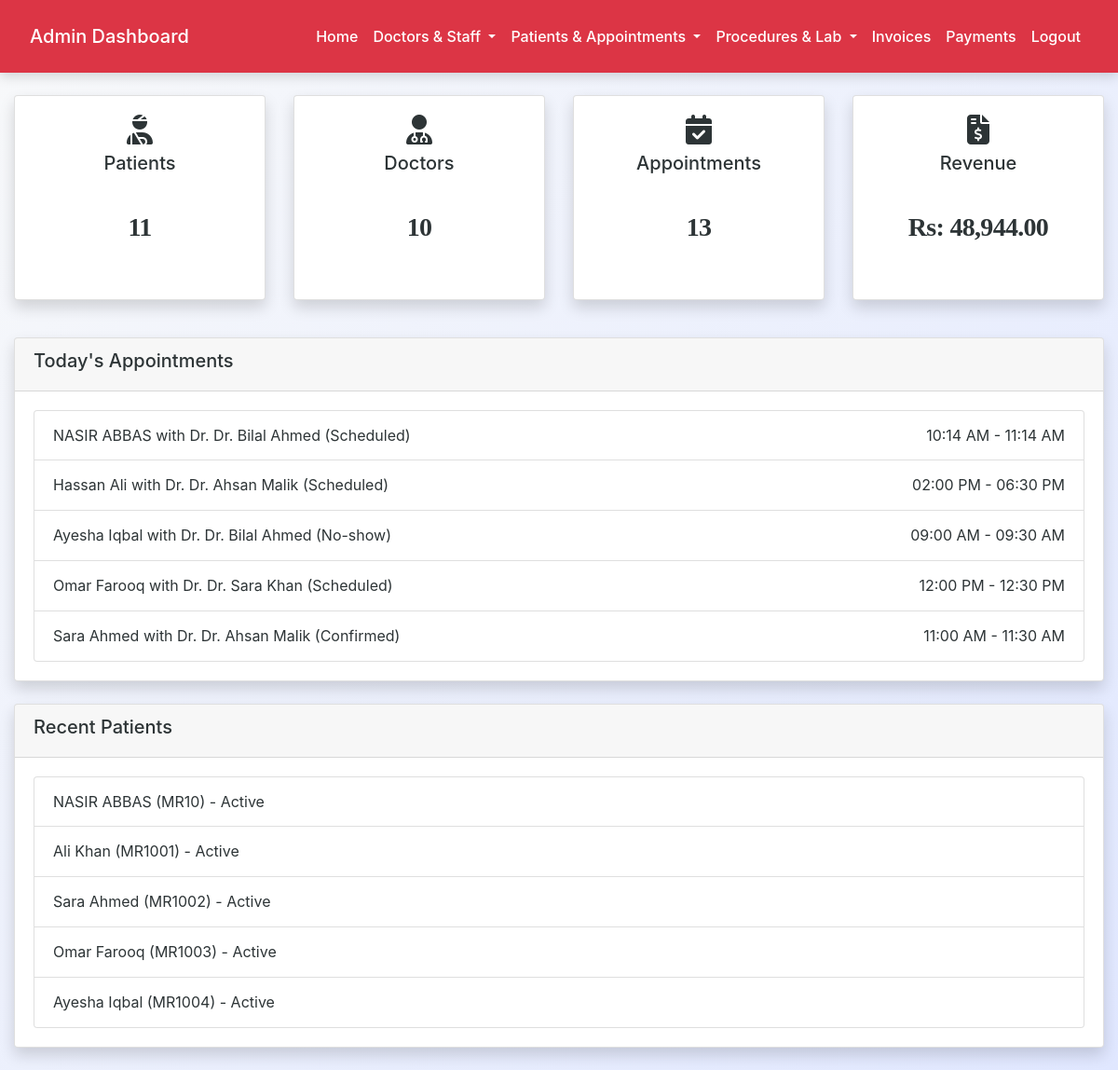
/admin/admin_home.php (signed in), run on the app's committed database.
### tables this page shows
CREATE TABLE `appointments` (
  `id` int(11) NOT NULL,
  `patient_id` int(11) NOT NULL,
  `doctor_id` int(11) NOT NULL,
  `appointment_date` date NOT NULL,
  `start_time` time NOT NULL,
  `end_time` time NOT NULL,
  `status` enum('scheduled','confirmed','completed','cancelled','no-show') DEFAULT 'scheduled',
  `appointment_type` enum('new','follow-up') DEFAULT 'new',
  `notes` text DEFAULT NULL,
  `created_at` timestamp NOT NULL DEFAULT current_timestamp()
);

CREATE TABLE `patients` (
  `id` int(11) NOT NULL,
  `mr_number` varchar(20) NOT NULL,
  `name` varchar(100) NOT NULL,
  `email` varchar(100) DEFAULT NULL,
  `phone` varchar(15) NOT NULL,
  `password` varchar(255) DEFAULT NULL,
  `date_of_birth` date DEFAULT NULL,
  `gender` enum('male','female','other') DEFAULT NULL,
  `blood_group` varchar(5) DEFAULT NULL,
  `address` text DEFAULT NULL,
  `guardian_name` varchar(100) DEFAULT NULL,
  `guardian_phone` varchar(15) DEFAULT NULL,
  `registration_date` date DEFAULT curdate(),
  `status` enum('active','inactive') DEFAULT 'active',
  `created_at` timestamp NOT NULL DEFAULT current_timestamp()
);

CREATE TABLE `doctors` (
  `id` int(11) NOT NULL,
  `full_name` varchar(150) NOT NULL,
  `email` varchar(150) DEFAULT NULL,
  `phone` varchar(50) DEFAULT NULL,
  `password` varchar(255) DEFAULT NULL,
  `specialization` varchar(150) DEFAULT NULL,
  `qualification` varchar(150) DEFAULT NULL,
  `experience_years` int(11) DEFAULT NULL,
  `consultation_fee` decimal(10,2) DEFAULT NULL,
  `profile_image` varchar(255) DEFAULT NULL,
  `bio` text DEFAULT NULL,
  `status` enum('active','inactive','on_leave') DEFAULT 'active',
  `created_at` timestamp NOT NULL DEFAULT current_timestamp()
);

### admin/admin_home.php (the view, shortened to what this page needs)
<?php
include('config.php');
$total_patients = $conn->query("SELECT COUNT(*) as total FROM patients")->fetch_assoc()['total'];
$total_doctors = $conn->query("SELECT COUNT(*) as total FROM doctors")->fetch_assoc()['total'];
$total_appointments = $conn->query("SELECT COUNT(*) as total FROM appointments")->fetch_assoc()['total'];
$total_revenue = $conn->query("SELECT SUM(net_amount) as total FROM invoices WHERE payment_status='paid'")->fetch_assoc()['total'];
$recent_appointments = $conn->query("SELECT a.*, p.name as patient_name, d.full_name as doctor_name
                                     FROM appointments a
                                     JOIN patients p ON a.patient_id=p.id
                                     JOIN doctors d ON a.doctor_id=d.id
                                     ORDER BY a.appointment_date DESC, a.start_time DESC
                                     LIMIT 5");
$recent_patients = $conn->query("SELECT * FROM patients ORDER BY created_at DESC LIMIT 5");
?>
<!DOCTYPE html>
<html lang="en">
<head>
    <link rel="stylesheet" href="https://maxcdn.bootstrapcdn.com/bootstrap/4.5.2/css/bootstrap.min.css">
    <link rel="stylesheet" href="../css/style.css">
</head>
<body>
<?php include('admin_navbar.php'); ?>
<div class="container-fluid mt-4">
    <div class="row mb-4 rad">
        <div class="col-md-3 mb-3">
            <div class="card shadow text-center">
                <div class="card-body">
                    <i class="fas fa-user-injured fa-2x mb-2"></i>
                    <h5>Patients</h5>
                    <h3><?php echo $total_patients; ?></h3>
                </div>
            </div>
        </div>
        <div class="col-md-3 mb-3">
            <div class="card shadow text-center">
                <div class="card-body">
                    <i class="fas fa-user-md fa-2x mb-2"></i>
                    <h5>Doctors</h5>
                    <h3><?php echo $total_doctors; ?></h3>
                </div>
            </div>
        </div>
        <div class="col-md-3 mb-3">
            <div class="card shadow text-center">
                <div class="card-body">
                    <i class="fas fa-calendar-check fa-2x mb-2"></i>
                    <h5>Appointments</h5>
                    <h3><?php echo $total_appointments; ?></h3>
                </div>
            </div>
        </div>
        <div class="col-md-3 mb-3">
            <div class="card shadow text-center">
                <div class="card-body">
                    <i class="fas fa-file-invoice-dollar fa-2x mb-2"></i>
                    <h5>Revenue</h5>
                    <h3>Rs: <?php echo number_format($total_revenue, 2); ?></h3>
                </div>
            </div>
        </div>
    </div>
    <div class="row mb-4">
        <div class="col-12">
            <div class="card shadow">
                <div class="card-header"><h5>Today's Appointments</h5></div>
                <div class="card-body">
                    <?php if($recent_appointments->num_rows > 0): ?>
                        <ul class="list-group">
                            <?php while($app = $recent_appointments->fetch_assoc()): ?>
                                <li class="list-group-item d-flex justify-content-between align-items-center">
                                    <span><?php echo htmlspecialchars($app['patient_name']); ?> with Dr. <?php echo htmlspecialchars($app['doctor_name']); ?> (<?php echo ucfirst($app['status']); ?>)</span>
                                    <span><?php echo date('h:i A', strtotime($app['start_time'])); ?> - <?php echo date('h:i A', strtotime($app['end_time'])); ?></span>
                                </li>
                            <?php endwhile; ?>
                        </ul>
                    <?php else: ?>
                        <div class="alert alert-secondary text-center">No appointments today.</div>
                    <?php endif; ?>
                </div>
            </div>
        </div>
    </div>
    <div class="row mb-4">
        <div class="col-12">
            <div class="card shadow">
                <div class="card-header"><h5>Recent Patients</h5></div>
                <div class="card-body">
                    <?php if($recent_patients->num_rows > 0): ?>
                        <ul class="list-group">
                            <?php while($p = $recent_patients->fetch_assoc()): ?>
                                <li class="list-group-item">
                                    <?php echo htmlspecialchars($p['name']); ?> (<?php echo htmlspecialchars($p['mr_number']); ?>) - <?php echo ucfirst($p['status']); ?>
                                </li>
                            <?php endwhile; ?>
                        </ul>
                    <?php else: ?>
                        <div class="alert alert-secondary text-center">No recent patients.</div>
                    <?php endif; ?>
                </div>
            </div>
        </div>
    </div>
</div>
</body>
</html>

### css/style.css (style rules this page uses)
:root { --primary: #007bff; --secondary: #6c757d; --success: #28a745; --info: #17a2b8; --warning: #ffc107; --danger: #dc3545; --light: #f8f9fa; --dark: #2d3436; --accent: #ff6f61; --highlight: #6f42c1; --shadow: rgba(0, 0, 0, 0.15); --transition: all 0.3s ease-in-out; }
body { font-family: 'Inter', 'Segoe UI', Tahoma, Geneva, Verdana, sans-serif; background: linear-gradient(135deg, var(--light) 0%, #e0e7ff 100%); color: var(--dark); line-height: 1.8; margin: 0; padding: 0; min-height: 100vh; font-size: 16px; }
h1, h2, h3, h4 { text-align: center; margin: 2.5rem 0; font-family: 'Georgia', 'Times New Roman', serif; color: var(--dark); font-weight: 700; letter-spacing: -0.025em; }
h3 { font-size: 1.75rem; }

### data on the page
appointments: patient.name "NASIR ABBAS", doctor.full_name "Dr. Bilal Ahmed", status "Scheduled", start_time "10:14 AM", end_time "11:14 AM"
appointments: patient.name "Hassan Ali", doctor.full_name "Dr. Ahsan Malik", status "Scheduled", start_time "02:00 PM", end_time "06:30 PM"
appointments: patient.name "Ayesha Iqbal", doctor.full_name "Dr. Bilal Ahmed", status "No-show", start_time "09:00 AM", end_time "09:30 AM"
appointments: patient.name "Omar Farooq", doctor.full_name "Dr. Sara Khan", status "Scheduled", start_time "12:00 PM", end_time "12:30 PM"
appointments: patient.name "Sara Ahmed", doctor.full_name "Dr. Ahsan Malik", status "Confirmed", start_time "11:00 AM", end_time "11:30 AM"
patients: name "NASIR ABBAS", mr_number "MR10", status "Active"
patients: name "Ali Khan", mr_number "MR1001", status "Active"
patients: name "Sara Ahmed", mr_number "MR1002", status "Active"
patients: name "Omar Farooq", mr_number "MR1003", status "Active"
patients: name "Ayesha Iqbal", mr_number "MR1004", status "Active"

### other printed values
$total_patients "11"
$total_doctors "10"
$total_appointments "13"
$total_revenue "48,944.00"
